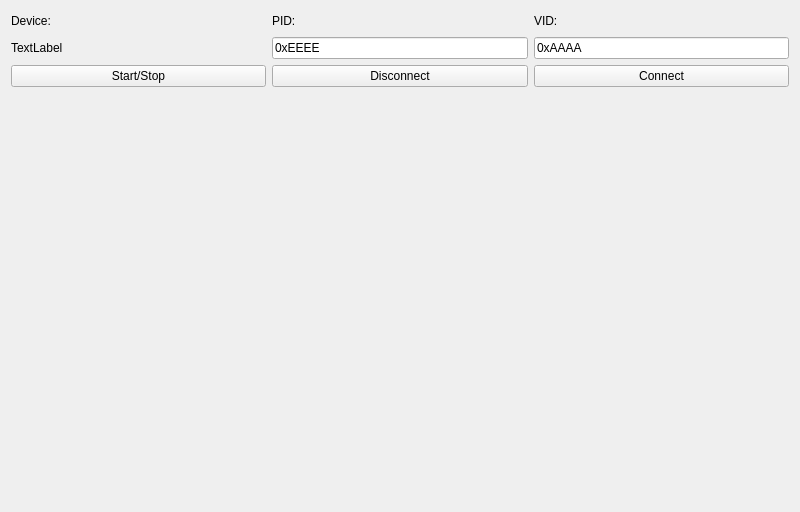
<?xml version="1.0" encoding="UTF-8"?>
<ui version="4.0">
 <class>MainWindow</class>
 <widget class="QMainWindow" name="MainWindow">
  <property name="geometry">
   <rect>
    <x>0</x>
    <y>0</y>
    <width>800</width>
    <height>512</height>
   </rect>
  </property>
  <property name="sizePolicy">
   <sizepolicy hsizetype="Minimum" vsizetype="Minimum">
    <horstretch>0</horstretch>
    <verstretch>0</verstretch>
   </sizepolicy>
  </property>
  <property name="minimumSize">
   <size>
    <width>800</width>
    <height>512</height>
   </size>
  </property>
  <property name="windowTitle">
   <string>MainWindow</string>
  </property>
  <widget class="QWidget" name="centralWidget">
   <property name="sizePolicy">
    <sizepolicy hsizetype="Minimum" vsizetype="Minimum">
     <horstretch>0</horstretch>
     <verstretch>0</verstretch>
    </sizepolicy>
   </property>
   <layout class="QVBoxLayout" name="verticalLayout">
    <item>
     <layout class="QGridLayout" name="gridLayout">
      <property name="sizeConstraint">
       <enum>QLayout::SetFixedSize</enum>
      </property>
      <item row="1" column="3">
       <widget class="QLineEdit" name="leVid">
        <property name="sizePolicy">
         <sizepolicy hsizetype="Minimum" vsizetype="Fixed">
          <horstretch>0</horstretch>
          <verstretch>0</verstretch>
         </sizepolicy>
        </property>
        <property name="text">
         <string>0xAAAA</string>
        </property>
       </widget>
      </item>
      <item row="1" column="1">
       <widget class="QLineEdit" name="lePid">
        <property name="sizePolicy">
         <sizepolicy hsizetype="Minimum" vsizetype="Fixed">
          <horstretch>0</horstretch>
          <verstretch>0</verstretch>
         </sizepolicy>
        </property>
        <property name="text">
         <string>0xEEEE</string>
        </property>
       </widget>
      </item>
      <item row="0" column="0">
       <widget class="QLabel" name="lblDevice">
        <property name="sizePolicy">
         <sizepolicy hsizetype="Minimum" vsizetype="Fixed">
          <horstretch>0</horstretch>
          <verstretch>0</verstretch>
         </sizepolicy>
        </property>
        <property name="minimumSize">
         <size>
          <width>0</width>
          <height>20</height>
         </size>
        </property>
        <property name="text">
         <string>Device:</string>
        </property>
       </widget>
      </item>
      <item row="0" column="3">
       <widget class="QLabel" name="lblVid">
        <property name="sizePolicy">
         <sizepolicy hsizetype="Minimum" vsizetype="Minimum">
          <horstretch>0</horstretch>
          <verstretch>0</verstretch>
         </sizepolicy>
        </property>
        <property name="text">
         <string>VID:</string>
        </property>
       </widget>
      </item>
      <item row="1" column="0">
       <widget class="QLabel" name="lableConnectionState">
        <property name="text">
         <string>TextLabel</string>
        </property>
       </widget>
      </item>
      <item row="0" column="1">
       <widget class="QLabel" name="lblPid">
        <property name="text">
         <string>PID:</string>
        </property>
       </widget>
      </item>
      <item row="2" column="0">
       <widget class="QPushButton" name="pbStartStop">
        <property name="text">
         <string>Start/Stop</string>
        </property>
       </widget>
      </item>
      <item row="2" column="3">
       <widget class="QPushButton" name="pbConnect">
        <property name="text">
         <string>Connect</string>
        </property>
       </widget>
      </item>
      <item row="2" column="1">
       <widget class="QPushButton" name="pbDisconnect">
        <property name="text">
         <string>Disconnect</string>
        </property>
       </widget>
      </item>
     </layout>
    </item>
    <item>
     <layout class="QVBoxLayout" name="verticalLayout_2">
      <item>
       <widget class="QCustomPlot" name="qPltHr" native="true">
        <property name="sizePolicy">
         <sizepolicy hsizetype="Expanding" vsizetype="Expanding">
          <horstretch>0</horstretch>
          <verstretch>0</verstretch>
         </sizepolicy>
        </property>
       </widget>
      </item>
      <item>
       <widget class="QCustomPlot" name="qPltOx" native="true">
        <property name="sizePolicy">
         <sizepolicy hsizetype="Expanding" vsizetype="Expanding">
          <horstretch>0</horstretch>
          <verstretch>0</verstretch>
         </sizepolicy>
        </property>
       </widget>
      </item>
      <item>
       <widget class="QCustomPlot" name="qPltTemp" native="true">
        <property name="sizePolicy">
         <sizepolicy hsizetype="Expanding" vsizetype="Expanding">
          <horstretch>0</horstretch>
          <verstretch>0</verstretch>
         </sizepolicy>
        </property>
       </widget>
      </item>
     </layout>
    </item>
   </layout>
  </widget>
 </widget>
 <layoutdefault spacing="6" margin="11"/>
 <customwidgets>
  <customwidget>
   <class>QCustomPlot</class>
   <extends>QWidget</extends>
   <header>qcustomplot.h</header>
   <container>1</container>
  </customwidget>
 </customwidgets>
 <resources/>
 <connections/>
</ui>
